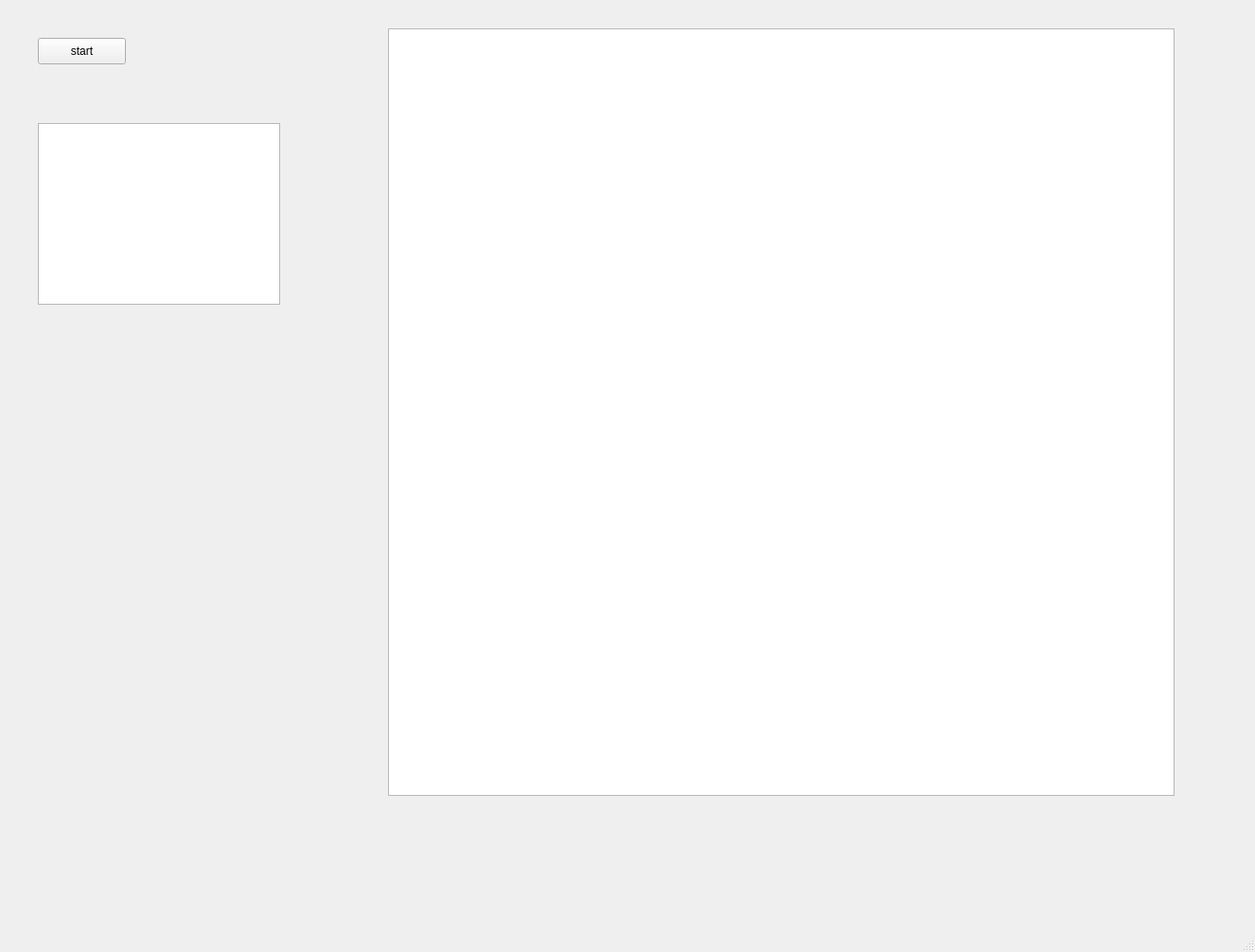
<?xml version="1.0" encoding="UTF-8"?>
<ui version="4.0">
 <class>MainWindow</class>
 <widget class="QMainWindow" name="MainWindow">
  <property name="geometry">
   <rect>
    <x>0</x>
    <y>0</y>
    <width>1326</width>
    <height>1006</height>
   </rect>
  </property>
  <property name="windowTitle">
   <string>MainWindow</string>
  </property>
  <widget class="QWidget" name="centralwidget">
   <widget class="QPushButton" name="pushButton">
    <property name="geometry">
     <rect>
      <x>40</x>
      <y>40</y>
      <width>93</width>
      <height>28</height>
     </rect>
    </property>
    <property name="text">
     <string>start</string>
    </property>
   </widget>
   <widget class="QGraphicsView" name="graphicsView">
    <property name="geometry">
     <rect>
      <x>410</x>
      <y>30</y>
      <width>831</width>
      <height>811</height>
     </rect>
    </property>
   </widget>
   <widget class="QTextBrowser" name="textBrowser">
    <property name="geometry">
     <rect>
      <x>40</x>
      <y>130</y>
      <width>256</width>
      <height>192</height>
     </rect>
    </property>
   </widget>
  </widget>
  <widget class="QMenuBar" name="menubar">
   <property name="geometry">
    <rect>
     <x>0</x>
     <y>0</y>
     <width>1326</width>
     <height>26</height>
    </rect>
   </property>
  </widget>
  <widget class="QStatusBar" name="statusbar"/>
 </widget>
 <resources/>
 <connections/>
</ui>
